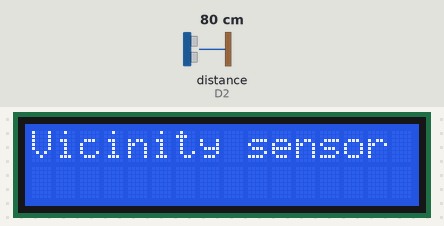
A sketch run on a simulated ESP8266 (NodeMCU). Parts: 16×2 character LCD. Wiring (inferred from the names in the program): ultrasonic range finder: trigger D1; echo D2. Inputs (shaded band) come from the test bench; at power-on: distance to the obstacle (sensor on D2) 80 cm. The echo pulse lasts 58.3 µs per cm; WiFi joins after 1.5 s; servers stay silent unless stated; what the sketch prints to the serial monitor is not drawn.

Above: at 1.6 s.
At 4.2 s:
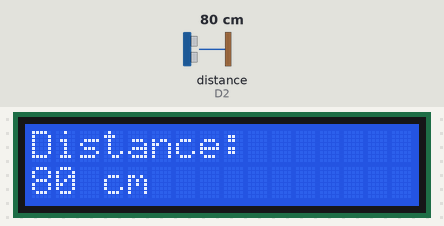
4.3 s: distance to the obstacle (sensor on D2) set to 2 cm
At 5.8 s:
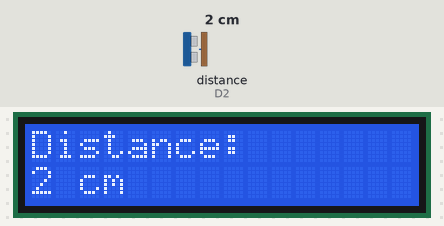
7.0 s: distance to the obstacle (sensor on D2) set to 4 cm
At 7.5 s:
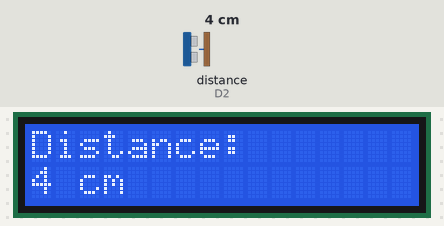
9.7 s: distance to the obstacle (sensor on D2) set to 9 cm
At 12.2 s:
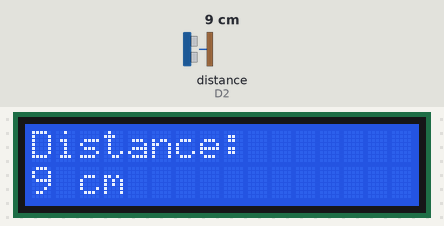
Timing chart, 0 to 13.7 s (numbered marks = the images above; inputs shaded):
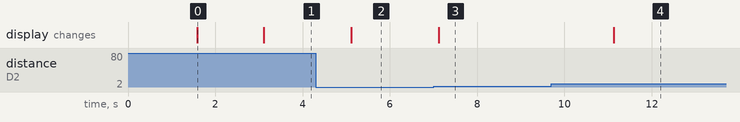

Measured:
- after the input at 4.3 s, the display: changes after 0.81 s (image 2)
- after the input at 7.0 s, the display: changes after 0.12 s (image 3)
- after the input at 9.7 s, the display: changes after 1.4 s (image 4)
- what the display in image 0 shows lasts 1.5 s, from 1.6 s to 3.1 s

The sketch:

dist_node_server.ino
```cpp
// importing libraries
#include <ESP8266WiFi.h>
#include <ESP8266WebServer.h>
#include <Wire.h>
#include <LiquidCrystal_I2C.h>
#define pass void

// lcd address
LiquidCrystal_I2C lcd(0x27, 16, 2);

// wifi setup
const char* ssid = "realme P1 5G";
const char* password = "h9epyfaa";

ESP8266WebServer server(80);

// Define pins for the ultrasonic sensor
const int trigPin = D1;
const int echoPin = D2;

// Global variable to store the latest distance
int distance = 0;

// Update the distance measurement
void updateDistance() {
  long duration;

  // Trigger the ultrasonic sensor
  digitalWrite(trigPin, LOW);
  delayMicroseconds(2);
  digitalWrite(trigPin, HIGH);
  delayMicroseconds(10);
  digitalWrite(trigPin, LOW);

  // Measure the pulse
  duration = pulseIn(echoPin, HIGH);

  // Calculate distance
  distance = (duration / 2.0) * 0.0344;// Convert to centimeters
  if(distance>810){
    distance = 0;
  }
  else{
    pass;
  }
  Serial.println(distance);
}

// Handle HTTP GET request to /distance
void handleDistance() {
  String message = "Distance: " + String(distance) + " cm";
  server.send(200, "text/plain", message);
}

void setup() {
  // band rate
  Serial.begin(115200);
  WiFi.begin(ssid, password);

  while (WiFi.status() != WL_CONNECTED) {
    delay(500);
    Serial.print(".");
  }

  Serial.println("Connected to WiFi");

  // Initialize ultrasonic sensor pins
  pinMode(trigPin, OUTPUT);
  pinMode(echoPin, INPUT);

  // Define route and handler
  server.on("/distance", HTTP_GET, handleDistance);

  server.begin();

  Wire.begin(2,0);

  // display of distance
  lcd.init();   // initializing the LCD
  lcd.backlight(); // Enable or Turn On the backlight
  lcd.clear();
  lcd.setCursor(0,0);
  lcd.print("Vicinity sensor"); // Start Printing
  delay(1500);
  lcd.clear();
  lcd.setCursor(0,0);
  lcd.print("Distance: ");

}

void loop() {
  server.handleClient();//initializing the http server
  updateDistance();// Update the distance measurement every loop iteration
  lcd.setCursor(0,1);
  lcd.print(distance);
  lcd.print(" cm ");

 // Update the distance measurement every loop iteration
  delay(2000);       // Wait for 2 seconds before updating again
}
```
